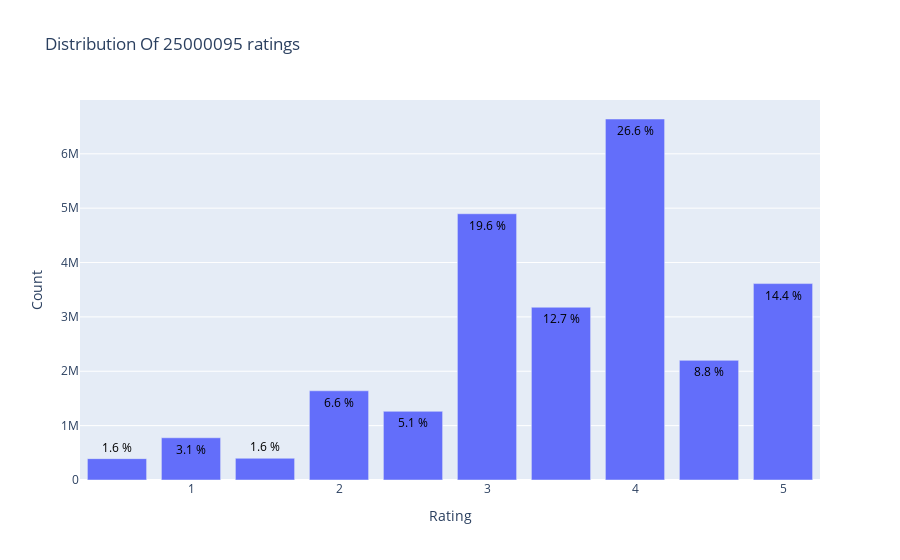

The notebook cell saved with this chart:
### Markdown cell above
# Exploratory Data Analysis

### Code cell
# TODO: graph not showing in github
data = ratings['rating'].value_counts().sort_index(ascending=True)

trace = go.Bar(x = data.index,
               text = ['{:.1f} %'.format(val) for val in (data.values / ratings.shape[0] * 100)],
               textposition = 'auto',
               textfont = dict(color = '#000000'),
               y = data.values,
               )

layout = dict(title = 'Distribution Of {} ratings'.format(ratings.shape[0]),
              xaxis = dict(title = 'Rating'),
              yaxis = dict(title = 'Count'))

fig = go.Figure(data=[trace], layout=layout)
iplot(fig)

### Figure 1 — Plotly figure (JSON) as saved in the notebook; plotly's stock layout.template omitted (floating-point values rounded to 4 significant figures)
{"data": [{"text": ["1.6 %", "3.1 %", "1.6 %", "6.6 %", "5.1 %", "19.6 %", "12.7 %", "26.6 %", "8.8 %", "14.4 %"], "textfont": {"color": "#000000"}, "textposition": "auto", "type": "bar", "x": [0.5, 1, 1.5, 2, 2.5, 3, 3.5, 4, 4.5, 5], "y": [393068, 776815, 399490, 1640868, 1262797, 4896928, 3177318, 6639798, 2200539, 3612474]}], "layout": {"title": {"text": "Distribution Of 25000095 ratings"}, "xaxis": {"title": {"text": "Rating"}}, "yaxis": {"title": {"text": "Count"}}}}
